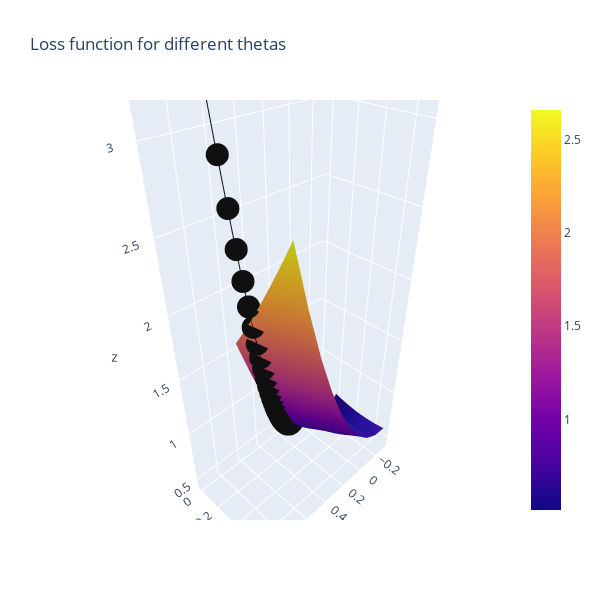

This figure's notebook cell:
### Code cell
#Loss Function Figure

#X = Theta0
#Y - Theta1
#Z = Loss
#black line = path of loss function over the iterations.
#Find where it is closest to 0 in X and Y!

line_marker = dict(color='#101010', width=2)
fig = go.Figure()
fig.add_surface(x=theta1_vals, y=theta0_vals, z=J_vals)
fig.add_scatter3d(x=theta1_history, y=theta0_history, z=J_history, line=line_marker, name='')
#The below line adds a graph of just the loss over iterations in a 2D plane
plt.plot(theta0_history, theta1_history, 'r+');
fig.update_layout(title='Loss function for different thetas', autosize=True,
                  width=600, height=600, xaxis_title='theta0', 
                 yaxis_title='theta1')
fig.show()
